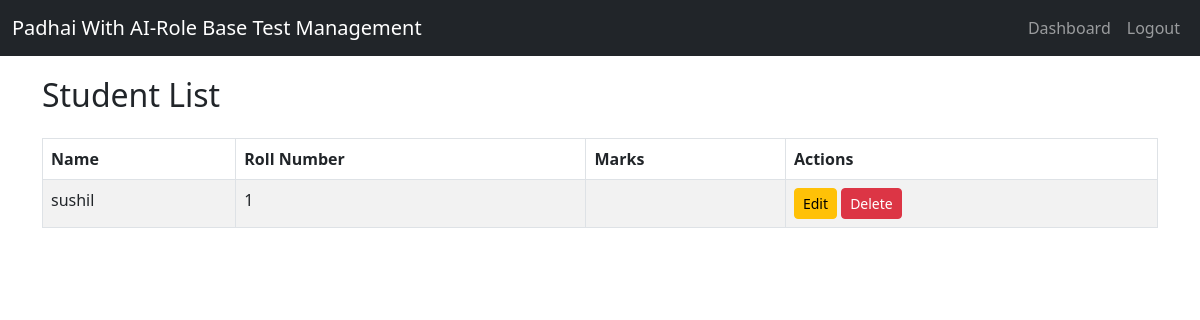
Before: /student_list/ (signed in) with the older database file.
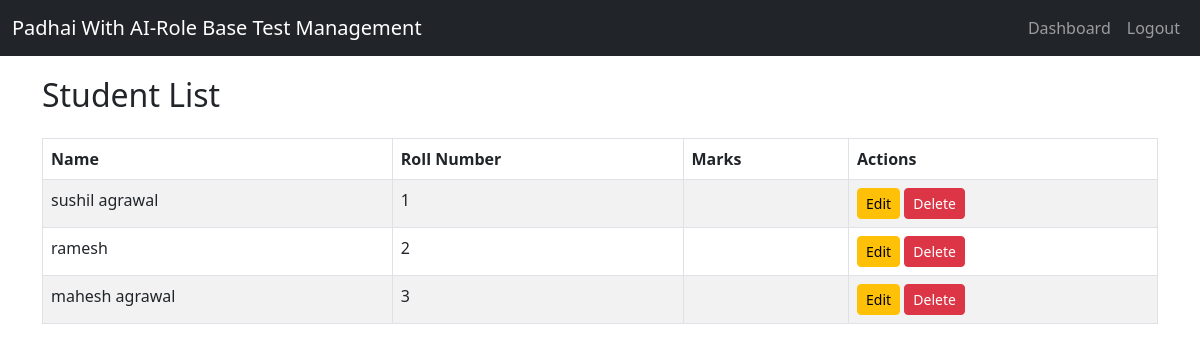
After: the same page with the newer database file.
### test_management/models.py (models this page shows)
class Student(models.Model):
    school = models.ForeignKey(School, on_delete=models.CASCADE)
    name = models.CharField(max_length=255)
    roll_number = models.CharField(max_length=50)

### test_management/views.py (the view)
# urls.py: path('student_list/', views.student_list, name='student_list'),
@login_required
def student_list(request):
    if request.user.userprofile.role != 'school':
        return redirect('dashboard')
    students = Student.objects.filter(school__created_by=request.user).prefetch_related('marks_set')
    return render(request, 'student_list.html', {'students': students})

### test_management/templates/student_list.html (shortened to what this page needs)
{% extends 'base.html' %}
{% block content %}
<h2 class="mb-4">Student List</h2>
<table class="table table-bordered table-striped">
    <thead>
        <tr>
            <th>Name</th>
            <th>Roll Number</th>
            <th>Marks</th>
            <th>Actions</th>
        </tr>
    </thead>
    <tbody>
        {% for student in students %}
        <tr>
            <td>{{ student.name }}</td>
            <td>{{ student.roll_number }}</td>
            <td>{{ student.marks }}</td>
            <td>
                <a href="{% url 'edit_student' student.id %}" class="btn btn-sm btn-warning">Edit</a>
                <a href="{% url 'delete_student' student.id %}" class="btn btn-sm btn-danger">Delete</a>
            </td>
        </tr>
        {% empty %}
        <tr>
            <td colspan="4" class="text-center">No students found.</td>
        </tr>
        {% endfor %}
    </tbody>
</table>
{% endblock %}

### test_management/templates/base.html (shortened to what this page needs)
<!DOCTYPE html>
<html lang="en">
<head>
<link href="https://cdn.datatables.net/1.11.5/css/jquery.dataTables.min.css" rel="stylesheet">
    <link href="https://cdn.jsdelivr.net/npm/bootstrap@5.3.0/dist/css/bootstrap.min.css" rel="stylesheet">
</head>
<body>
    <nav class="navbar navbar-expand-lg navbar-dark bg-dark">
        <div class="container-fluid">
            <a class="navbar-brand" href="#">Padhai With AI-Role Base Test Management</a>
            <div class="collapse navbar-collapse" id="navbarNav">
                <ul class="navbar-nav ms-auto">
                    {% if user.is_authenticated %}
                        <li class="nav-item">
                            <a class="nav-link" href="{% url 'dashboard' %}">Dashboard</a>
                        </li>
                        <li class="nav-item">
                            <a class="nav-link" href="{% url 'logout' %}">Logout</a>
                        </li>
                    {% else %}
                        <li class="nav-item">
                            <a class="nav-link" href="{% url 'login' %}">Login</a>
                        </li>
                    {% endif %}
                </ul>
            </div>
        </div>
    </nav>
    <div class="container">
        {% block content %}{% endblock %}
    </div>
</body>
</html>

### test_management/templates/base.html (style rules this page uses)
.container { margin-top: 20px; }

Changed rows visible on the page:
changed Student: name "sushil" → "sushil agrawal"
added Student: name "ramesh", roll_number "2"
added Student: name "mahesh agrawal", roll_number "3"
